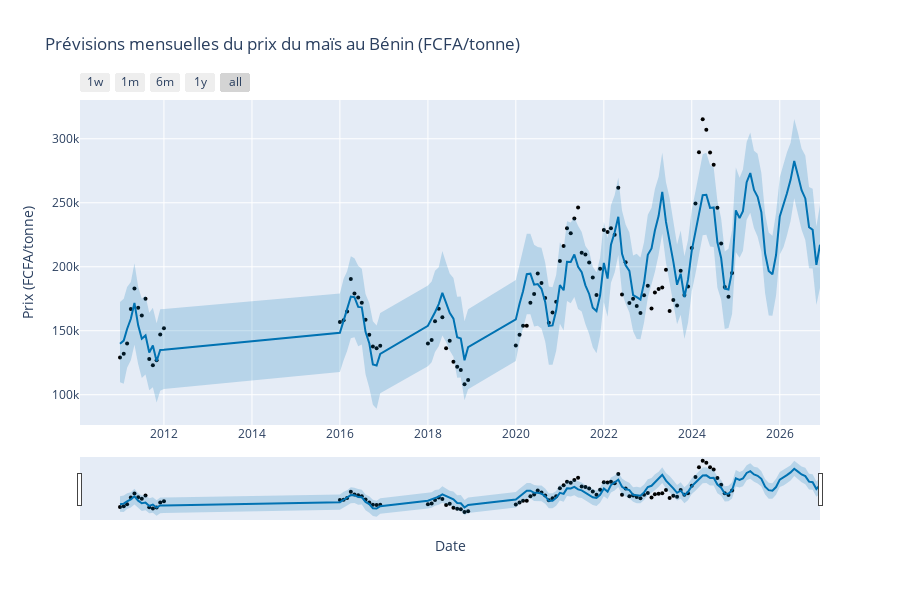

Notebook cell for this chart:
### Code cell
from prophet.plot import plot_plotly

fig = plot_plotly(m, forecast)
fig.update_layout(
    title="Prévisions mensuelles du prix du maïs au Bénin (FCFA/tonne)",
    xaxis_title="Date",
    yaxis_title="Prix (FCFA/tonne)",
    hovermode="x unified"
)
fig.show()
